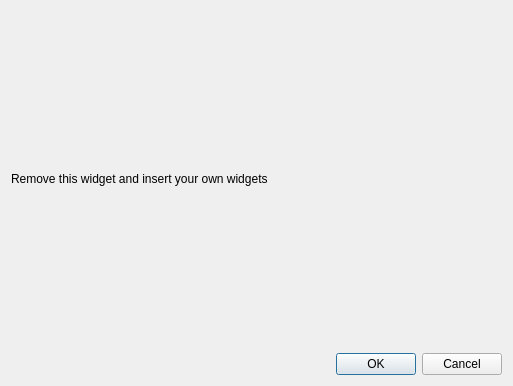
<ui version="4.0" >
 <class>Dialog</class>
 <widget class="QDialog" name="Dialog" >
  <property name="geometry" >
   <rect>
    <x>0</x>
    <y>0</y>
    <width>513</width>
    <height>386</height>
   </rect>
  </property>
  <property name="windowTitle" >
   <string>Dialog</string>
  </property>
  <layout class="QGridLayout" name="gridLayout" >
   <item row="0" column="0" >
    <widget class="QLabel" name="label" >
     <property name="text" >
      <string>Remove this widget and insert your own widgets</string>
     </property>
    </widget>
   </item>
   <item row="1" column="0" >
    <widget class="QDialogButtonBox" name="buttonBox" >
     <property name="standardButtons" >
      <set>QDialogButtonBox::Cancel|QDialogButtonBox::Ok</set>
     </property>
    </widget>
   </item>
  </layout>
 </widget>
 <resources/>
 <connections/>
</ui>
